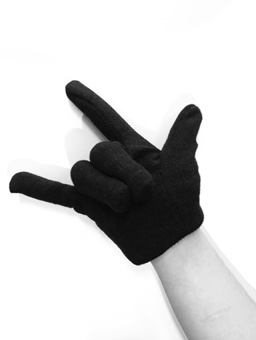
#> input picture Testing Images/4/IMG_5708.JPG, 256 x 340 px; its folder holds only this picture in this run
$ python ExtractFeatures.py
#> lines starting #> are read from the running program, lines starting #| are printed output that depends on the picture; after the words box and inside, x2 and y2 are one past the last pixel; in counts of white or black regions, pixels touching at a corner belong together
# -*- coding: utf-8 -*-
"""
Created on Mon Feb 23 15:55:33 2015

@author: Aaron
"""

# -*- coding: utf-8 -*-
from __future__ import division
import cv2
import numpy as np
import glob

#change your root path
listOfPaths = ["/Users/Aaron/Documents/TwentyFifteen/Winter 2015/EECS 395- Machine Learning/Course Project/Sample Images/4/*.JPG",
               "/Users/Aaron/Documents/TwentyFifteen/Winter 2015/EECS 395- Machine Learning/Course Project/Sample Images/5/*.JPG",
               "/Users/Aaron/Documents/TwentyFifteen/Winter 2015/EECS 395- Machine Learning/Course Project/Sample Images/6/*.JPG",
               "/Users/Aaron/Documents/TwentyFifteen/Winter 2015/EECS 395- Machine Learning/Course Project/Sample Images/9/*.JPG",
               "/Users/Aaron/Documents/TwentyFifteen/Winter 2015/EECS 395- Machine Learning/Course Project/Testing Images/4/*.JPG",
               "/Users/Aaron/Documents/TwentyFifteen/Winter 2015/EECS 395- Machine Learning/Course Project/Testing Images/5/*.JPG",
               "/Users/Aaron/Documents/TwentyFifteen/Winter 2015/EECS 395- Machine Learning/Course Project/Testing Images/6/*.JPG",
               "/Users/Aaron/Documents/TwentyFifteen/Winter 2015/EECS 395- Machine Learning/Course Project/Testing Images/9/*.JPG"]


def fillholes(gray):
    #Function to fill holes in a gray (or threshed) imageå
    kernel = cv2.getStructuringElement(cv2.MORPH_ELLIPSE,(3,3))
    res = cv2.morphologyEx(gray,cv2.MORPH_OPEN,kernel)

ListOfFeatures= [] # initializing, this row to be deleted later

#for i in range(5,9): # for testing, use range (4,7), also change the features and the output file line 121 and 139
for i in range(1,5): # change to accomodate different number of labels
    label = i
    mypath = listOfPaths[i-1]
    files = glob.glob(mypath)
    for file in files:
        #Read in image, set to gray and then threshold
        InputImage = cv2.imread(file, cv2.IMREAD_COLOR)
#> InputImage is the input picture: shape (340, 256, 3); min 7, max 255, mean 206
        gray_image = cv2.cvtColor(InputImage, cv2.COLOR_BGR2GRAY)
        ret,fg = cv2.threshold(gray_image,127,255,cv2.THRESH_BINARY_INV)
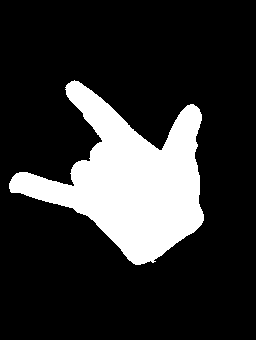
#> fg: shape (340, 256); 19.1% white; 1 white region, box (x1, y1, x2, y2) and area: (9, 80, 204, 265) 16602
        #fg = cv2.Canny(fg, 127,255)
        #Elimanting noise
        element = cv2.getStructuringElement(cv2.MORPH_ELLIPSE,(2,2))
        fg= cv2.erode(fg,element)
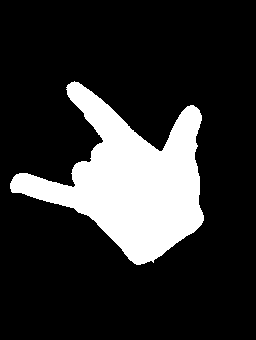
#> fg: shape (340, 256); 18.6% white; 1 white region, box (x1, y1, x2, y2) and area: (10, 81, 204, 265) 16167
        fillholes(fg)
#> in fillholes, `res = cv2.morphologyEx(gray,cv2.MORPH_OPEN,kernel)`: res: shape (340, 256); 18.6% white; 1 white region


        #Finding the contours
        contours, hierarchy = cv2.findContours(fg,cv2.RETR_TREE,cv2.CHAIN_APPROX_SIMPLE)
#> contours = 1 contour; box (x1, y1, x2, y2) and area: (10, 81, 204, 265) 15838

        #Declaring variables to begin finding largest contour
        max_area = 0
        ci = 0
        len_contours = len(contours)
#> len_contours = 1

        if len_contours != 0: # if contours found
            cnt = contours[0]
#> cnt = contour of 331 points, box (x1, y1, x2, y2) (10, 81, 204, 265), area 15838
            #Now about to find the largest contour (the hand)
            for i in xrange(len(contours)):
                cnt=contours[i]
                area = cv2.contourArea(cnt)
                if(area>max_area):
                    max_area=area
                    ci=i
                cnt=contours[ci]
#> this loop made 1 pass
#> (area, max_area, ci) on pass 1: (15838, 15838, 0)
#> after the loop, ci = 0; max_area = 15838

            #Declaring hull & initializing the drawing image
            hull = cv2.convexHull(cnt)
#> hull = contour of 21 points, box (x1, y1, x2, y2) (10, 81, 204, 265), area 24828
            #Drawing contours and hull (contour follows hand, hull is outside)
            drawing = cv2.cvtColor(np.copy(fg), cv2.COLOR_GRAY2BGR)
            cv2.drawContours(drawing,[cnt],0,(255,255,0),2)
            cv2.drawContours(drawing,[hull],0,(100,100,150),2)
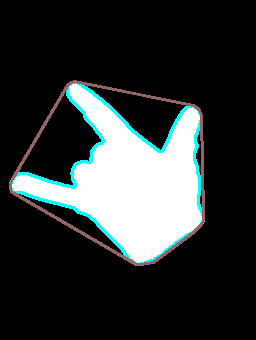
#> drawing: shape (340, 256, 3); mean B, G, R 51, 51, 45.9

            #resetting Hull and setting contours
            cnt = cv2.approxPolyDP(cnt,0.01*cv2.arcLength(cnt,True),True)
#> cnt = contour of 14 points, box (x1, y1, x2, y2) (11, 82, 204, 264), area 15999
            hull = cv2.convexHull(cnt, returnPoints = False)
#> hull = [11, 10, 9, 8, 6, 5, 0]


            ## GETTING ANGLE
            (x,y),(MA,ma),angle = cv2.fitEllipse(cnt)
#> x = 121.3; y = 171.8; MA = 174.6; ma = 201.2; angle = 114.5
            #rect = cv2.minAreaRect(cnt) # don't need this anyore, using the fitEllipse for angle, but just leaving it in for reference
            #getting area of contour
            area = cv2.contourArea(cnt)
#> area = 15999
            perimeter = cv2.arcLength(cnt,True)
#> perimeter = 722.4

           #Initializing moments: NEVER ACTUALLY USE THIS, but leaving it in in case we want to in the future
            centr=(0,0)#Declaring Center
            moments = cv2.moments(cnt)
#> moments = moments, m00 15999, centre m10/m00, m01/m00 = (132.2, 183.2)
            if moments['m00']!=0:
                #Now finding the center of this hull
                cx = int(moments['m10']/moments['m00']) # cx = M10/M00
#> cx = 132
                cy = int(moments['m01']/moments['m00']) # cy = M01/M00
#> cy = 183
                centr=(cx,cy)
#> centr = (132, 183)
                cv2.circle(drawing,centr,5,[0,0,255],2) #Drawing the center of the hand in the image
#> drawing: shape (340, 256, 3); 0.1% of pixels changed, all inside (x1, y1, x2, y2) = (126, 177, 139, 190)

            #finding fingertips

            NumberOfDetectedFingers=0.0;
            if(hull.shape[0] > 3 and cnt.shape[0] > 3): # Don't know if we need this test, seems unnecessary
                defects = cv2.convexityDefects(cnt,hull) # getting the convexity defects
#> defects = [[11, 0, 13, 12442], [0, 5, 2, 14606], [6, 8, 7, 4483]]
                y_points = []
                if not defects is None:
                    for i in range(defects.shape[0]):
                        s,e,f,d = defects[i,0]
                        start = tuple(cnt[s][0]) # the start of the convexity defect(when the contour curves in)
                        y_points.append(start)
#> this loop made 3 passes
#> (s, e, f, d, start) on passes 1 to 3: (11, 0, 13, 12442, (199, 110)), (0, 5, 2, 14606, (71, 82)), (6, 8, 7, 4483, (11, 191))
#> after the loop, y_points = [(199, 110), (71, 82), (11, 191)]

                    for point in y_points:
                        cv2.circle(drawing,point,5,[255,0,0],-1) # drawing circles on the fingertips
#> this loop made 3 passes
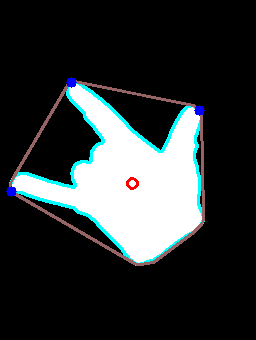
#> drawing: shape (340, 256, 3); mean B, G, R 51.2, 50.5, 45.6
                NumberOfDetectedFingers= len(y_points)
#> NumberOfDetectedFingers = 3


            # Grabbing Features and scaling them
            #perimeter = perimeter/1000 # for scaling purposes
            #area = area/10000
            #NumberOfDetectedFingers = NumberOfDetectedFingers / 10
            angle = angle/10
#> angle = 11.45
            areaToPerimeterRatio = area/perimeter
#> areaToPerimeterRatio = 22.15

            #creating vector of features
            feature_point = [1,angle,NumberOfDetectedFingers, areaToPerimeterRatio,label]
#> feature_point = [1, 11.45, 3, 22.15, 1]
            #feature_point = [1,angle,NumberOfDetectedFingers, areaToPerimeterRatio] #for testing

            ##LOADING DATA INTO ARRAY TO BE EXPORTED
            ListOfFeatures.append(feature_point)
            # [8 lines of commented-out code are left out]

ArrayToBeExported = np.array(ListOfFeatures)
#ArrayToBeExported = ArrayToBeExported[1:] # deleting the initializing row
#ArrayToBeExported = np.asarray(ArrayToBeExported)

np.savetxt("data4class3F2.csv", ArrayToBeExported, delimiter=",") # saves as csv
#np.savetxt("testingdata4Class3F.csv", ArrayToBeExported, delimiter=",") # saves as csv
# IN MATLAB, can use M = csvread(filename) , or just navigate to the csv file and open it.
